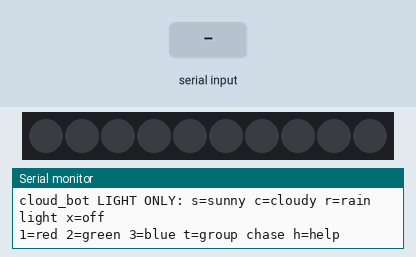
This sketch was run on a simulated ESP32. Parts: 10 RGB LEDs in strip order, left to right, the last lines printed to the serial monitor. The test bench sets the inputs (shaded band). Dim RGB values are drawn brighter than linear.

Above: at 1.2 s.
1.3 s: "r" received over Serial
At 2.1 s:
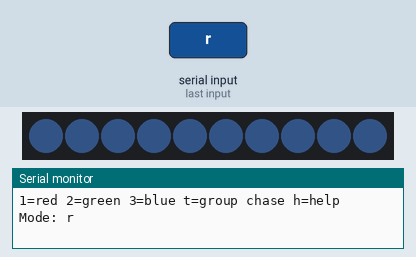
4.3 s: "s" received over Serial
At 5.5 s:
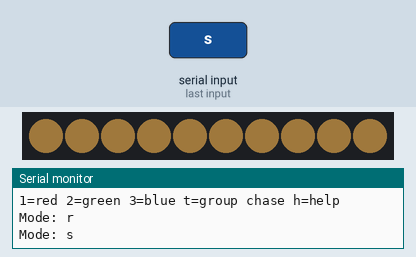
5.8 s: "c" received over Serial
At 6.7 s:
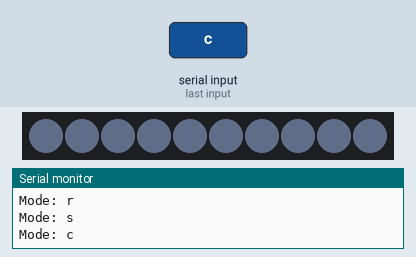
7.3 s: "1" received over Serial
At 7.9 s:
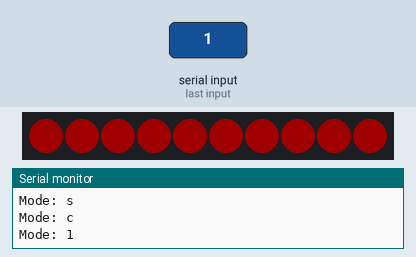
8.8 s: "t" received over Serial
At 9.6 s:
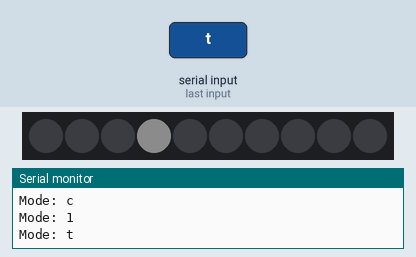
11.8 s: "2" received over Serial
At 12.5 s:
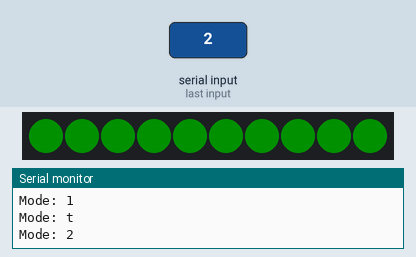
Timing chart, 0 to 14.3 s (numbered marks = the images above; inputs shaded):
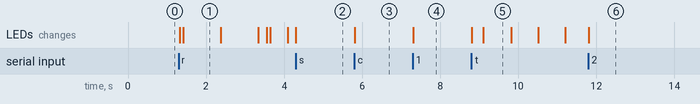

The sketch:

cloud_bot_light_test.ino
```cpp
// cloud_bot: ESP32-CAM + external 12V WS2811 strip, light-only bench test.
// Requires FastLED. No camera, SD card, mist maker or pump is initialized.
// GPIO13 is shared with microSD: remove the card and do not initialize SD.
#include <FastLED.h>

constexpr uint8_t DATA_PIN = 13;
// Photo suggests 3 physical LEDs per addressable group: 30 / 3 = 10.
constexpr uint16_t NUM_GROUPS = 10;
constexpr uint8_t MAX_BRIGHTNESS = 32; // 32/255; start dim.
CRGB leds[NUM_GROUPS];
enum class Weather { Off, Sunny, Cloudy, Rainy, Red, Green, Blue, Chase };
Weather weather = Weather::Off;
uint32_t lastFrame = 0;

void showHelp() {
  Serial.println("cloud_bot LIGHT ONLY: s=sunny c=cloudy r=rain light x=off");
  Serial.println("1=red 2=green 3=blue t=group chase h=help");
}

void setup() {
  Serial.begin(115200);
  FastLED.addLeds<WS2811, DATA_PIN, RGB>(leds, NUM_GROUPS);
  FastLED.setBrightness(MAX_BRIGHTNESS);
  FastLED.clear(true);
  showHelp();
}

void loop() {
  while (Serial.available()) {
    const char command = Serial.read();
    bool accepted = true;
    switch (command) {
      case 's': weather = Weather::Sunny; break;
      case 'c': weather = Weather::Cloudy; break;
      case 'r': weather = Weather::Rainy; break;
      case 'x': weather = Weather::Off; break;
      case '1': weather = Weather::Red; break;
      case '2': weather = Weather::Green; break;
      case '3': weather = Weather::Blue; break;
      case 't': weather = Weather::Chase; break;
      case 'h': showHelp(); accepted = false; break;
      default: accepted = false; break;
    }
    if (accepted) { Serial.print("Mode: "); Serial.println(command); }
  }

  const uint32_t now = millis();
  if (now - lastFrame < 30) return;
  lastFrame = now;
  fill_solid(leds, NUM_GROUPS, CRGB::Black);
  switch (weather) {
    case Weather::Sunny:
      fill_solid(leds, NUM_GROUPS, CRGB(255, 190, 100)); break;
    case Weather::Cloudy:
      fill_solid(leds, NUM_GROUPS, CRGB(55, 65, 80)); break;
    case Weather::Rainy:
      // A slow, gentle lighting change, not an actual mist command.
      fill_solid(leds, NUM_GROUPS, CRGB(40, 55, 90));
      for (uint16_t i = 0; i < NUM_GROUPS; ++i) {
        leds[i].nscale8_video(beatsin8(8, 100, 180));
      }
      break;
    case Weather::Red: fill_solid(leds, NUM_GROUPS, CRGB::Red); break;
    case Weather::Green: fill_solid(leds, NUM_GROUPS, CRGB::Green); break;
    case Weather::Blue: fill_solid(leds, NUM_GROUPS, CRGB::Blue); break;
    case Weather::Chase:
      leds[(now / 700) % NUM_GROUPS] = CRGB(100, 100, 100); break;
    case Weather::Off: break;
  }
  FastLED.show();
}
```

Measured:
- after the input at 1.3 s, the LEDs: first change at once (image 1 shows a later state)
- after the input at 4.3 s, the LEDs: change at once (image 2)
- after the input at 5.8 s, the LEDs: change at once (image 3)
- after the input at 7.3 s, the LEDs: change at once (image 4)
- after the input at 8.8 s, the LEDs: first change at once (image 5 shows a later state)
- after the input at 11.8 s, the LEDs: change at once (image 6)
- what the display in image 5 shows lasts 0.7 s, from 9.1 s to 9.8 s
